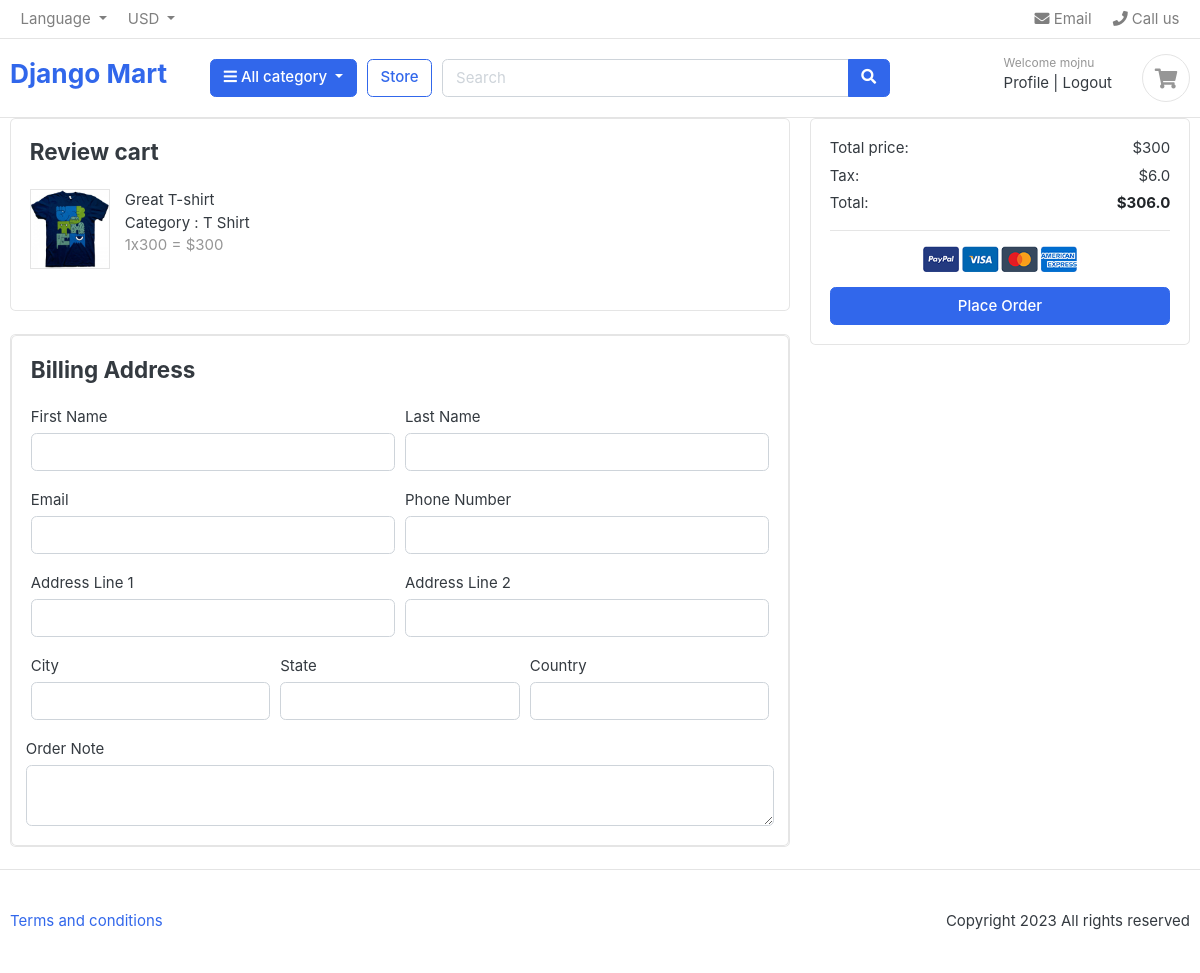
/order/place_order/ (signed in), run on the app's committed database.
### cart/models.py (models this page shows)
class CartItem(models.Model):
    user = models.ForeignKey(User, on_delete=models.CASCADE, null = True)
    product = models.ForeignKey(Product, on_delete=models.CASCADE)
    cart = models.ForeignKey(Cart, on_delete=models.CASCADE, null = True)
    quantity = models.IntegerField()
    is_active = models.BooleanField(default=True)
    def sub_total(self):
        return self.product.price * self.quantity
    def __str__(self):
        return str(self.product)

### store/models.py (models this page shows)
class Product(models.Model):
    product_name = models.CharField(max_length=200, unique=True)
    slug = models.SlugField(max_length=200, unique=True)
    description = models.TextField(max_length=500, blank=True)
    price = models.IntegerField()
    image = models.ImageField(upload_to='photos/products')
    stock = models.IntegerField()
    is_available = models.BooleanField(default=True)
    category = models.ForeignKey(Category, on_delete=models.CASCADE)
    created_date = models.DateTimeField(auto_now_add=True)
    modified_date = models.DateTimeField(auto_now=True)
    def __str__(self):
        return self.product_name

### category/models.py (models this page shows, shortened)
class Category(models.Model):
    category_name = models.CharField(max_length=50, unique=True)
    slug = models.SlugField(max_length=100, unique=True)
    description = models.TextField(max_length=255, blank=True)
    cat_image = models.ImageField(upload_to='photos/categories', blank=True)

### orders/views.py (the view, shortened to what this page needs)
# urls.py: path('place_order/', views.place_order, name='place_order'),
def place_order(request):
    print(request.POST)
    cart_items = None
    tax = 0
    total = 0
    grand_total = 0
    cart_items = CartItem.objects.filter(user = request.user)
    if cart_items.count() < 1:
        return redirect('store')
    for item in cart_items:
        total += item.product.price * item.quantity
    print(cart_items)
    tax = (2*total)/100 # 2 % vat
    grand_total = total + tax
    return render(request, 'orders/place-order.html',{'cart_items' : cart_items, 'tax' : tax,'total' : total, 'grand_total' : grand_total})

### orders/templates/orders/place-order.html (shortened to what this page needs)
{% extends 'base.html' %}
{% load static %}
{% block body%}
<div class="container">
<div class="row">
<main class="col-md-8">
<article class="card mb-4">
<div class="card-body">
	<h4 class="card-title mb-4">Review cart</h4>
	<div class="row">
		{% for item in cart_items%}
		<div class="col-md-12">
			<figure class="itemside  mb-4">
				<div class="aside"><img src="{{item.product.image.url}}" class="border img-sm"></div>
				<figcaption class="info">
					<p>{{item.product.product_name}} </p>
					<p>Category : {{item.product.category.category_name}} </p>
					<span class="text-muted">{{item.quantity}}x{{item.product.price}} = ${{item.sub_total}} </span>
				</figcaption>
			</figure>
		</div>
		{% endfor %}
	</div>
</div>
</article>
<article class="card mb-4">
<div class="card">
  <div class="card-body">
    <h4 class="card-title mb-4">Billing Address</h4>
    <form method="post">
      <div class="form-row">
        <div class="col form-group">
          <label for="">First Name</label>
          <input type="text" name="first_name" class="form-control" required>
        </div>
        <div class="col form-group">
          <label for="">Last Name</label>
          <input type="text" name="last_name" class="form-control" required>
        </div>
      </div>
      <div class="form-row">
        <div class="col form-group">
          <label for="">Email</label>
          <input type="email" name="email" class="form-control" required>
        </div>
        <div class="col form-group">
          <label for="">Phone Number</label>
          <input type="text" name="phone" class="form-control" required>
        </div>
      </div>
      <div class="form-row">
        <div class="col form-group">
          <label for="">Address Line 1</label>
          <input type="text" name="address_line1" class="form-control" required>
        </div>
        <div class="col form-group">
          <label for="">Address Line 2</label>
          <input type="text" name="address_line2" class="form-control">
        </div>
      </div>
      <div class="form-row">
        <div class="col form-group">
          <label for="">City</label>
          <input type="text" name="city" class="form-control" required>
        </div>
        <div class="col form-group">
          <label for="">State</label>
          <input type="text" name="state" class="form-control" required>
        </div>
        <div class="col form-group">
          <label for="">Country</label>
          <input type="text" name="country" class="form-control" required>
        </div>
        </div>
        <div class="form-row">
          <label for="">Order Note</label>
          <textarea name="order_note" rows="2" class="form-control"></textarea>
        </div>
  </div>
</div>
</article>
		</main>
		<aside class="col-md-4">
			<div class="card">
		<div class="card-body">
			<dl class="dlist-align">
			  <dt>Total price:</dt>
			  <dd class="text-right">${{total}}</dd>
			</dl>
			<dl class="dlist-align">
			  <dt>Tax:</dt>
			  <dd class="text-right"> ${{tax}}</dd>
			</dl>
			<dl class="dlist-align">
			  <dt>Total:</dt>
			  <dd class="text-right text-dark b"><strong>${{grand_total}}</strong></dd>
			</dl>
			<hr>
			<p class="text-center mb-3">
				<img src="{% static 'images/misc/payments.png'%}" height="26">
			</p>
			<button type="submit" class="btn btn-primary btn-block" > Place Order </button>
		</div>
		</div>
		</aside>
	</div>
</div>
{% endblock %}

### templates/base.html (shortened to what this page needs)
<!DOCTYPE html>
{% load static %}
<html lang="en">
  <head>
    <link href="{% static 'css/bootstrap.css' %}" rel="stylesheet" type="text/css" />
    <link
      href="{% static 'fonts/fontawesome/css/all.min.css' %}"
      type="text/css"
      rel="stylesheet"
    />
    <link href="{% static 'css/ui.css' %}" rel="stylesheet" type="text/css" />
    <link
      href="{% static 'css/responsive.css' %}"
      rel="stylesheet"
      media="only screen and (max-width: 1200px)"
    />
  </head>
<body>
  <header class="section-header">
    <nav class="navbar p-md-0 navbar-expand-sm navbar-light border-bottom">
    <div class="container">
      <div class="collapse navbar-collapse" id="navbarTop4">
        <ul class="navbar-nav mr-auto">
          <li class="nav-item dropdown">
           <a href="#" class="nav-link dropdown-toggle" data-toggle="dropdown">   Language </a>
        </li>
        <li class="nav-item dropdown">
          <a href="#" class="nav-link dropdown-toggle" data-toggle="dropdown"> USD </a>
        </li>
        </ul>
        <ul class="navbar-nav">
        <li><a href="#" class="nav-link"> <i class="fa fa-envelope"></i> Email </a></li>
        <li><a href="#" class="nav-link"> <i class="fa fa-phone"></i> Call us </a></li>
      </ul>
      </div>
    </div>
    </nav>
    <section class="header-main border-bottom">
      <div class="container">
    <div class="row align-items-center">
      <div class="col-lg-2 col-md-3 col-6">
        <a href="{% url 'home' %}" class="brand-wrap">
          <h3>Django Mart</h3>
        </a>
      </div>
      <div class="col-lg col-sm col-md col-6 flex-grow-0">
        <div class="category-wrap dropdown d-inline-block float-right">
          <button type="button" class="btn btn-primary dropdown-toggle" data-toggle="dropdown">
            <i class="fa fa-bars"></i> All category
          </button>
        </div>
      </div>
      <a href="{% url 'store' %}" class="btn btn-outline-primary">Store</a>
      <div class="col-lg  col-md-6 col-sm-12 col">
        <form action="#" class="search">
          <div class="input-group w-100">
              <input type="text" class="form-control" style="width:60%;" placeholder="Search">
              <div class="input-group-append">
                <button class="btn btn-primary" type="submit">
                  <i class="fa fa-search"></i>
                </button>
              </div>
            </div>
        </form>
      </div>
      <div class="col-lg-3 col-sm-6 col-8 order-2 order-lg-3">
            <div class="d-flex justify-content-end mb-3 mb-lg-0">
              <div class="widget-header">
                {% if request.user.is_authenticated %}
                <small class="title text-muted">Welcome {{request.user}}</small>
                <div>
                  <a href="{% url 'profile' %}">Profile</a> <span class="dark-transp"> | </span>
                  <a href="{% url 'logout' %}"> Logout</a>
                </div>
                {% else %}
                <small class="title text-muted">Welcome guest!</small>
                <div>
                  <a href="{% url 'login' %}">Sign in</a> <span class="dark-transp"> | </span>
                  <a href="{% url 'register' %}"> Register</a>
                </div>
                {% endif %}
              </div>
              <a href="{% url 'cart' %}" class="widget-header pl-3 ml-3">
                <div class="icon icon-sm rounded-circle border"><i class="fa fa-shopping-cart"></i></div>
              </a>
            </div>
          </div>
    </div>
      </div>
    </section>
    </header>
      {% block body %}
      {% endblock %}
    {% include 'footer.html' %}
</body>
</html>

### static/css/ui.css (style rules this page uses)
html { font-family: "Inter", sans-serif; font-size: 15px; }
.icon-xs, .icon-sm, .icon-md, .icon-lg { display: inline-block; text-align: center; flex-shrink: 0; flex-grow: 0; }
.icon-sm { width: 48px; height: 48px; line-height: 48px !important; font-size: 20px; }
.img-xs, .img-sm, .img-md, .img-lg { -o-object-fit: cover; object-fit: cover; flex-shrink: 0; flex-grow: 0; }
.img-sm { width: 80px; height: 80px; }
figure { margin-bottom: 0; }
article:after, .form-group:after { display: block; clear: both; content: ""; }
.b { font-weight: 600; }
.header-main { position: relative; padding-top: 1rem; padding-bottom: 1rem; }
.widget-header { display: inline-block; vertical-align: middle; position: relative; }
.widget-header a { color: #343a40; }
.widget-header i { color: #969696; }
.widget-header .title { display: block; }
.itemside { position: relative; display: flex; width: 100%; }
.itemside .aside { position: relative; flex-shrink: 0; }
.itemside .info { padding-left: 15px; padding-right: 7px; }
.itemside p { margin-bottom: 0; }
[class*=dlist-] { margin-bottom: 5px; }
[class*=dlist-] dd { margin-bottom: 0; }
.dlist-align { display: flex; }
.dlist-align dt { width: 150px; word-wrap: break-word; font-weight: normal; }
.dlist-align dd { flex-grow: 1; }

### data on the page
CartItem: product.image (picture), product.product_name "Great T-shirt", product.category.category_name "T Shirt", quantity "1", product.price "300", sub_total "300"

### other printed values
{{ request.user }} "mojnu"
{{ total }} "300"
{{ tax }} "6.0"
{{ grand_total }} "306.0"
